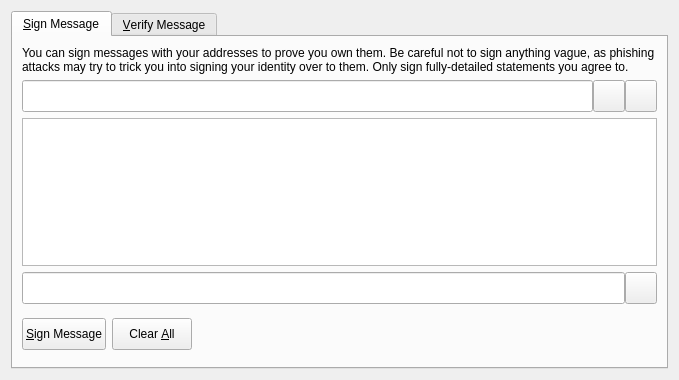
<?xml version="1.0" encoding="UTF-8"?>
<ui version="4.0">
 <class>SignVerifyMessageDialog</class>
 <widget class="QDialog" name="SignVerifyMessageDialog">
  <property name="geometry">
   <rect>
    <x>0</x>
    <y>0</y>
    <width>679</width>
    <height>380</height>
   </rect>
  </property>
  <property name="windowTitle">
   <string>Signatures - Sign / Verify a Message</string>
  </property>
  <property name="modal">
   <bool>true</bool>
  </property>
  <layout class="QVBoxLayout" name="verticalLayout">
   <item>
    <widget class="QTabWidget" name="tabWidget">
     <property name="currentIndex">
      <number>0</number>
     </property>
     <widget class="QWidget" name="tabSignMessage">
      <attribute name="title">
       <string>&amp;Sign Message</string>
      </attribute>
      <layout class="QVBoxLayout" name="verticalLayout_SM">
       <item>
        <widget class="QLabel" name="infoLabel_SM">
         <property name="text">
          <string>You can sign messages with your addresses to prove you own them. Be careful not to sign anything vague, as phishing attacks may try to trick you into signing your identity over to them. Only sign fully-detailed statements you agree to.</string>
         </property>
         <property name="textFormat">
          <enum>Qt::PlainText</enum>
         </property>
         <property name="wordWrap">
          <bool>true</bool>
         </property>
        </widget>
       </item>
       <item>
        <layout class="QHBoxLayout" name="horizontalLayout_1_SM">
         <property name="spacing">
          <number>0</number>
         </property>
         <item>
          <widget class="QValidatedLineEdit" name="addressIn_SM">
           <property name="minimumSize">
            <size>
             <width>0</width>
             <height>32</height>
            </size>
           </property>
           <property name="maximumSize">
            <size>
             <width>16777215</width>
             <height>32</height>
            </size>
           </property>
           <property name="toolTip">
            <string>The address to sign the message with (e.g. DESKGUCwGyLdepa5aJUwRCGS4agCVmUoGB)</string>
           </property>
           <property name="maxLength">
            <number>34</number>
           </property>
          </widget>
         </item>
         <item>
          <widget class="QPushButton" name="addressBookButton_SM">
           <property name="minimumSize">
            <size>
             <width>32</width>
             <height>32</height>
            </size>
           </property>
           <property name="maximumSize">
            <size>
             <width>32</width>
             <height>32</height>
            </size>
           </property>
           <property name="toolTip">
            <string>Choose an address from the address book</string>
           </property>
           <property name="text">
            <string/>
           </property>
           <property name="icon">
            <iconset resource="../bitcoin.qrc">
             <normaloff>:/icons/address-book</normaloff>:/icons/address-book</iconset>
           </property>
           <property name="shortcut">
            <string>Alt+A</string>
           </property>
           <property name="autoDefault">
            <bool>false</bool>
           </property>
          </widget>
         </item>
         <item>
          <widget class="QPushButton" name="pasteButton_SM">
           <property name="minimumSize">
            <size>
             <width>32</width>
             <height>32</height>
            </size>
           </property>
           <property name="maximumSize">
            <size>
             <width>32</width>
             <height>32</height>
            </size>
           </property>
           <property name="toolTip">
            <string>Paste address from clipboard</string>
           </property>
           <property name="text">
            <string/>
           </property>
           <property name="icon">
            <iconset resource="../bitcoin.qrc">
             <normaloff>:/icons/editpaste</normaloff>:/icons/editpaste</iconset>
           </property>
           <property name="shortcut">
            <string>Alt+P</string>
           </property>
           <property name="autoDefault">
            <bool>false</bool>
           </property>
          </widget>
         </item>
        </layout>
       </item>
       <item>
        <widget class="QPlainTextEdit" name="messageIn_SM">
         <property name="toolTip">
          <string>Enter the message you want to sign here</string>
         </property>
        </widget>
       </item>
       <item>
        <layout class="QHBoxLayout" name="horizontalLayout_2_SM">
         <property name="spacing">
          <number>0</number>
         </property>
         <item>
          <widget class="QLineEdit" name="signatureOut_SM">
           <property name="minimumSize">
            <size>
             <width>0</width>
             <height>32</height>
            </size>
           </property>
           <property name="maximumSize">
            <size>
             <width>16777215</width>
             <height>32</height>
            </size>
           </property>
           <property name="font">
            <font>
             <italic>true</italic>
            </font>
           </property>
           <property name="readOnly">
            <bool>true</bool>
           </property>
          </widget>
         </item>
         <item>
          <widget class="QPushButton" name="copySignatureButton_SM">
           <property name="minimumSize">
            <size>
             <width>0</width>
             <height>32</height>
            </size>
           </property>
           <property name="maximumSize">
            <size>
             <width>32</width>
             <height>32</height>
            </size>
           </property>
           <property name="toolTip">
            <string>Copy the current signature to the system clipboard</string>
           </property>
           <property name="text">
            <string/>
           </property>
           <property name="icon">
            <iconset resource="../bitcoin.qrc">
             <normaloff>:/icons/editcopy</normaloff>:/icons/editcopy</iconset>
           </property>
           <property name="autoDefault">
            <bool>false</bool>
           </property>
          </widget>
         </item>
        </layout>
       </item>
       <item>
        <layout class="QHBoxLayout" name="horizontalLayout_3_SM">
         <item>
          <widget class="QPushButton" name="signMessageButton_SM">
           <property name="minimumSize">
            <size>
             <width>0</width>
             <height>32</height>
            </size>
           </property>
           <property name="maximumSize">
            <size>
             <width>16777215</width>
             <height>32</height>
            </size>
           </property>
           <property name="toolTip">
            <string>Sign the message to prove you own this FootyCash address</string>
           </property>
           <property name="text">
            <string>&amp;Sign Message</string>
           </property>
           <property name="autoDefault">
            <bool>false</bool>
           </property>
          </widget>
         </item>
         <item>
          <widget class="QPushButton" name="clearButton_SM">
           <property name="minimumSize">
            <size>
             <width>0</width>
             <height>32</height>
            </size>
           </property>
           <property name="maximumSize">
            <size>
             <width>16777215</width>
             <height>32</height>
            </size>
           </property>
           <property name="toolTip">
            <string>Reset all sign message fields</string>
           </property>
           <property name="text">
            <string>Clear &amp;All</string>
           </property>
           <property name="autoDefault">
            <bool>false</bool>
           </property>
          </widget>
         </item>
         <item>
          <spacer name="horizontalSpacer_1_SM">
           <property name="orientation">
            <enum>Qt::Horizontal</enum>
           </property>
           <property name="sizeHint" stdset="0">
            <size>
             <width>40</width>
             <height>48</height>
            </size>
           </property>
          </spacer>
         </item>
         <item>
          <widget class="QLabel" name="statusLabel_SM">
           <property name="font">
            <font>
             <weight>75</weight>
             <bold>true</bold>
            </font>
           </property>
           <property name="text">
            <string/>
           </property>
           <property name="wordWrap">
            <bool>true</bool>
           </property>
          </widget>
         </item>
         <item>
          <spacer name="horizontalSpacer_2_SM">
           <property name="orientation">
            <enum>Qt::Horizontal</enum>
           </property>
           <property name="sizeHint" stdset="0">
            <size>
             <width>40</width>
             <height>48</height>
            </size>
           </property>
          </spacer>
         </item>
        </layout>
       </item>
      </layout>
     </widget>
     <widget class="QWidget" name="tabVerifyMessage">
      <attribute name="title">
       <string>&amp;Verify Message</string>
      </attribute>
      <layout class="QVBoxLayout" name="verticalLayout_VM">
       <item>
        <widget class="QLabel" name="infoLabel_VM">
         <property name="text">
          <string>Enter the signing address, message (ensure you copy line breaks, spaces, tabs, etc. exactly) and signature below to verify the message. Be careful not to read more into the signature than what is in the signed message itself, to avoid being tricked by a man-in-the-middle attack.</string>
         </property>
         <property name="textFormat">
          <enum>Qt::PlainText</enum>
         </property>
         <property name="alignment">
          <set>Qt::AlignLeading|Qt::AlignLeft|Qt::AlignTop</set>
         </property>
         <property name="wordWrap">
          <bool>true</bool>
         </property>
        </widget>
       </item>
       <item>
        <layout class="QHBoxLayout" name="horizontalLayout_1_VM">
         <property name="spacing">
          <number>0</number>
         </property>
         <item>
          <widget class="QValidatedLineEdit" name="addressIn_VM">
           <property name="minimumSize">
            <size>
             <width>0</width>
             <height>32</height>
            </size>
           </property>
           <property name="maximumSize">
            <size>
             <width>16777215</width>
             <height>32</height>
            </size>
           </property>
           <property name="toolTip">
            <string>The address the message was signed with (e.g. DESKGUCwGyLdepa5aJUwRCGS4agCVmUoGB)</string>
           </property>
           <property name="maxLength">
            <number>34</number>
           </property>
          </widget>
         </item>
         <item>
          <widget class="QPushButton" name="addressBookButton_VM">
           <property name="minimumSize">
            <size>
             <width>32</width>
             <height>32</height>
            </size>
           </property>
           <property name="maximumSize">
            <size>
             <width>32</width>
             <height>32</height>
            </size>
           </property>
           <property name="toolTip">
            <string>Choose an address from the address book</string>
           </property>
           <property name="text">
            <string/>
           </property>
           <property name="icon">
            <iconset resource="../bitcoin.qrc">
             <normaloff>:/icons/address-book</normaloff>:/icons/address-book</iconset>
           </property>
           <property name="shortcut">
            <string>Alt+A</string>
           </property>
           <property name="autoDefault">
            <bool>false</bool>
           </property>
          </widget>
         </item>
        </layout>
       </item>
       <item>
        <widget class="QPlainTextEdit" name="messageIn_VM"/>
       </item>
       <item>
        <widget class="QValidatedLineEdit" name="signatureIn_VM">
         <property name="minimumSize">
          <size>
           <width>0</width>
           <height>32</height>
          </size>
         </property>
         <property name="maximumSize">
          <size>
           <width>16777215</width>
           <height>32</height>
          </size>
         </property>
        </widget>
       </item>
       <item>
        <layout class="QHBoxLayout" name="horizontalLayout_2_VM">
         <item>
          <widget class="QPushButton" name="verifyMessageButton_VM">
           <property name="minimumSize">
            <size>
             <width>0</width>
             <height>32</height>
            </size>
           </property>
           <property name="maximumSize">
            <size>
             <width>16777215</width>
             <height>32</height>
            </size>
           </property>
           <property name="toolTip">
            <string>Verify the message to ensure it was signed with the specified FootyCash address</string>
           </property>
           <property name="text">
            <string>&amp;Verify Message</string>
           </property>
           <property name="autoDefault">
            <bool>false</bool>
           </property>
          </widget>
         </item>
         <item>
          <widget class="QPushButton" name="clearButton_VM">
           <property name="minimumSize">
            <size>
             <width>0</width>
             <height>32</height>
            </size>
           </property>
           <property name="maximumSize">
            <size>
             <width>16777215</width>
             <height>32</height>
            </size>
           </property>
           <property name="toolTip">
            <string>Reset all verify message fields</string>
           </property>
           <property name="text">
            <string>Clear &amp;All</string>
           </property>
           <property name="autoDefault">
            <bool>false</bool>
           </property>
          </widget>
         </item>
         <item>
          <spacer name="horizontalSpacer_1_VM">
           <property name="orientation">
            <enum>Qt::Horizontal</enum>
           </property>
           <property name="sizeHint" stdset="0">
            <size>
             <width>40</width>
             <height>48</height>
            </size>
           </property>
          </spacer>
         </item>
         <item>
          <widget class="QLabel" name="statusLabel_VM">
           <property name="font">
            <font>
             <weight>75</weight>
             <bold>true</bold>
            </font>
           </property>
           <property name="text">
            <string/>
           </property>
           <property name="wordWrap">
            <bool>true</bool>
           </property>
          </widget>
         </item>
         <item>
          <spacer name="horizontalSpacer_2_VM">
           <property name="orientation">
            <enum>Qt::Horizontal</enum>
           </property>
           <property name="sizeHint" stdset="0">
            <size>
             <width>40</width>
             <height>48</height>
            </size>
           </property>
          </spacer>
         </item>
        </layout>
       </item>
      </layout>
     </widget>
    </widget>
   </item>
  </layout>
 </widget>
 <customwidgets>
  <customwidget>
   <class>QValidatedLineEdit</class>
   <extends>QLineEdit</extends>
   <header>qvalidatedlineedit.h</header>
  </customwidget>
 </customwidgets>
 <resources>
  <include location="../bitcoin.qrc"/>
 </resources>
 <connections/>
</ui>
